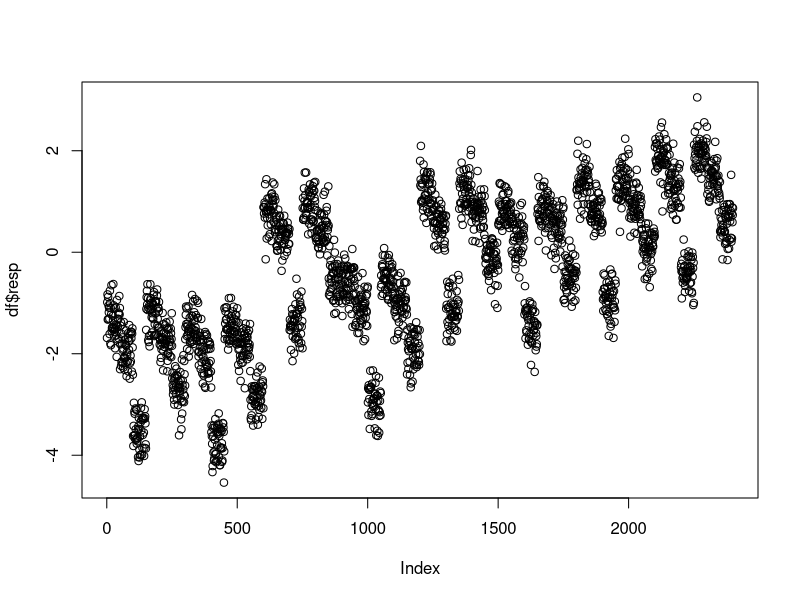
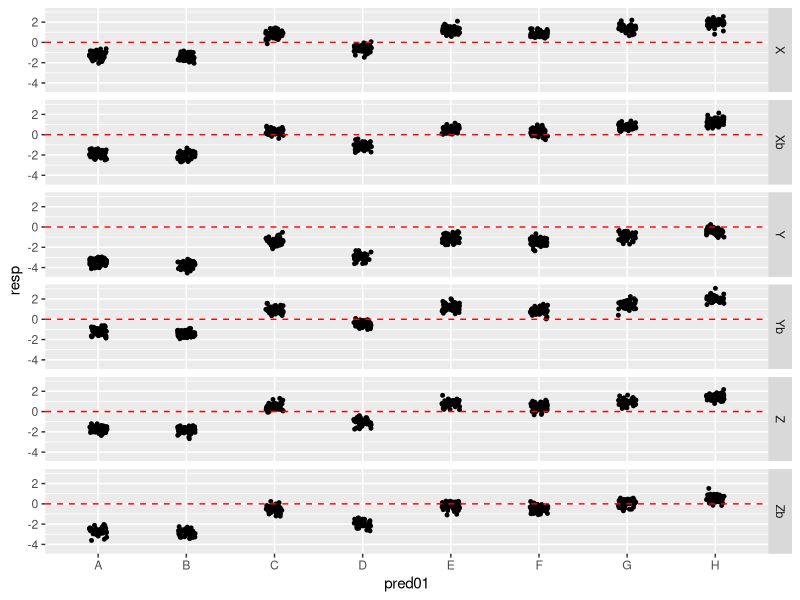

R code for these plots, in order:
#---------------------------
# Author: Serge Zaugg 
# Purpose: simulate known data and analyse with anova and lm
#
#---------------------------

#---------------------------
# initialize
library('tidyverse')
library(lme4)

#---------------------------
# generate two-way anova data 

# Define the factor levels
f1 <- factor(c("A", "B", "C", "D", "E", "F", "G", "H"))
f2 <- factor(c("X", "Y", "Z", "Xb", "Yb", "Zb"))
n_rep <- 50




# simulate data from crossed design with replicates, no interaction
df0 <- expand.grid(pred01 = f1, pred02 = f2, rep = seq_len(n_rep))

df <- tibble(df0) %>% 
  select(-rep) %>% 
  arrange(pred01, pred02) %>% 
  group_by(pred01) %>% 
  mutate(effect01 = rnorm(n=1, mean=0.0, sd = 1.5)) %>% 
  ungroup() %>% 
  group_by(pred02) %>% 
  mutate(effect02 = rnorm(n=1, mean=0.0, sd = 1.0)) %>% 
  ungroup() %>% 
  rowwise() %>% 
  mutate(measur_err = rnorm(n=1, mean=0.0, sd = 0.30)) %>% 
  ungroup() %>% 
  mutate(resp = effect01 + effect02 + measur_err)

# df %>% print(n=30)
df

#---------------------------
# plot
plot(df$resp)
var(df$resp)
sd(df$resp)

ggplot(data = df) +
  geom_jitter(aes(x = pred01, y = resp), height = 0.0, width = 0.1, size = 1) +
  facet_grid(rows = vars(pred02 )) + 
  geom_hline(yintercept = 0, linetype = "dashed", color = "red") 


#---------------------------
# make classic ANOVA 
mod_aov <- aov(
  formula = resp ~ pred01 + pred02,
  data = df)

# Convert the summary output to a data frame for easier extraction
anova_table <- summary(mod_aov)
anova_df <- as.data.frame(anova_table[[1]])

# get total SS from ANOVA output 
sum(anova_df[,2]) 
# get total SS directly from data
sum((  (df$resp-mean(df$resp))^2))
# crude estimates of variance components 
anova_df[,'Sum Sq'] /  nrow(df) 



# 
# # get variance components - correct method 
# MSA <- anova_df[1, 'Mean Sq']
# MSB <- anova_df[2, 'Mean Sq']
# MSE <- anova_df[3, 'Mean Sq']
# 
# a <- length(levels(df$pred01))
# b <- length(levels(df$pred02))
# n <- nrow(df) / (a*b)   # number of replicates per cell (assumes balanced data)
# 
# sigma2_e <- MSE
# sigma2_A <- ( a*(MSA - MSE) - (MSB - MSE) ) / ( n*(a*b - 1) )
# sigma2_B <- ( b*(MSB - MSE) - (MSA - MSE) ) / ( n*(a*b - 1) )
# 
# sqrt(sigma2_A)
# sqrt(sigma2_B)
# sqrt(sigma2_e)









#---------------------------------------------
# get same result with lm()
mod_lmfull <- lm(resp ~ pred01 + pred02, data = df)
mod_lm01 <- lm(resp ~ pred01, data = df)
mod_lm02 <- lm(resp ~ pred02, data = df)

# ANOVA output
summary(mod_aov)
# improvement if pred02 added 
anova(mod_lm01, mod_lmfull)
# improvement if pred01 added 
anova(mod_lm02, mod_lmfull)



#---------------------------------------------
# get same result with lme4

# Random effects for A, B
mod_lmer <- lmer(resp ~ 1 + (1|pred01) + (1|pred02) , data=df, REML=TRUE)

summary(mod_lmer)
VarCorr(mod_lmer)










#---------------------------------------------
# get same result with rtsan
















